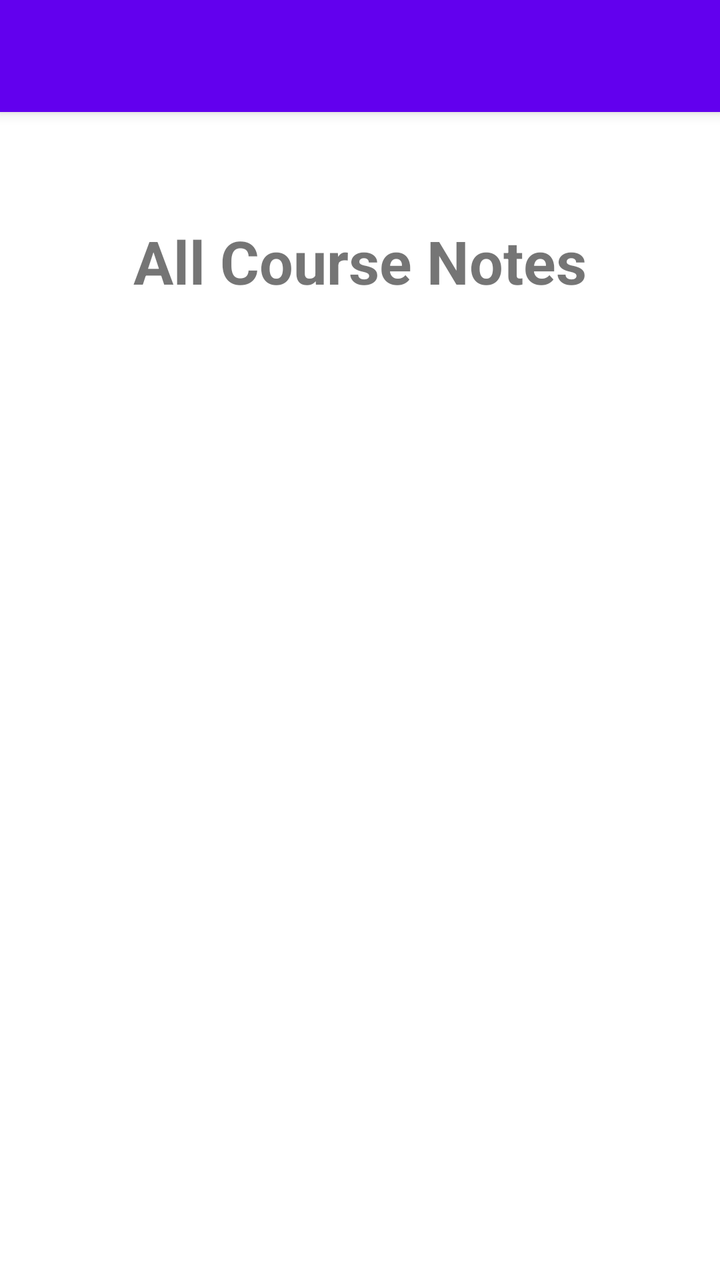
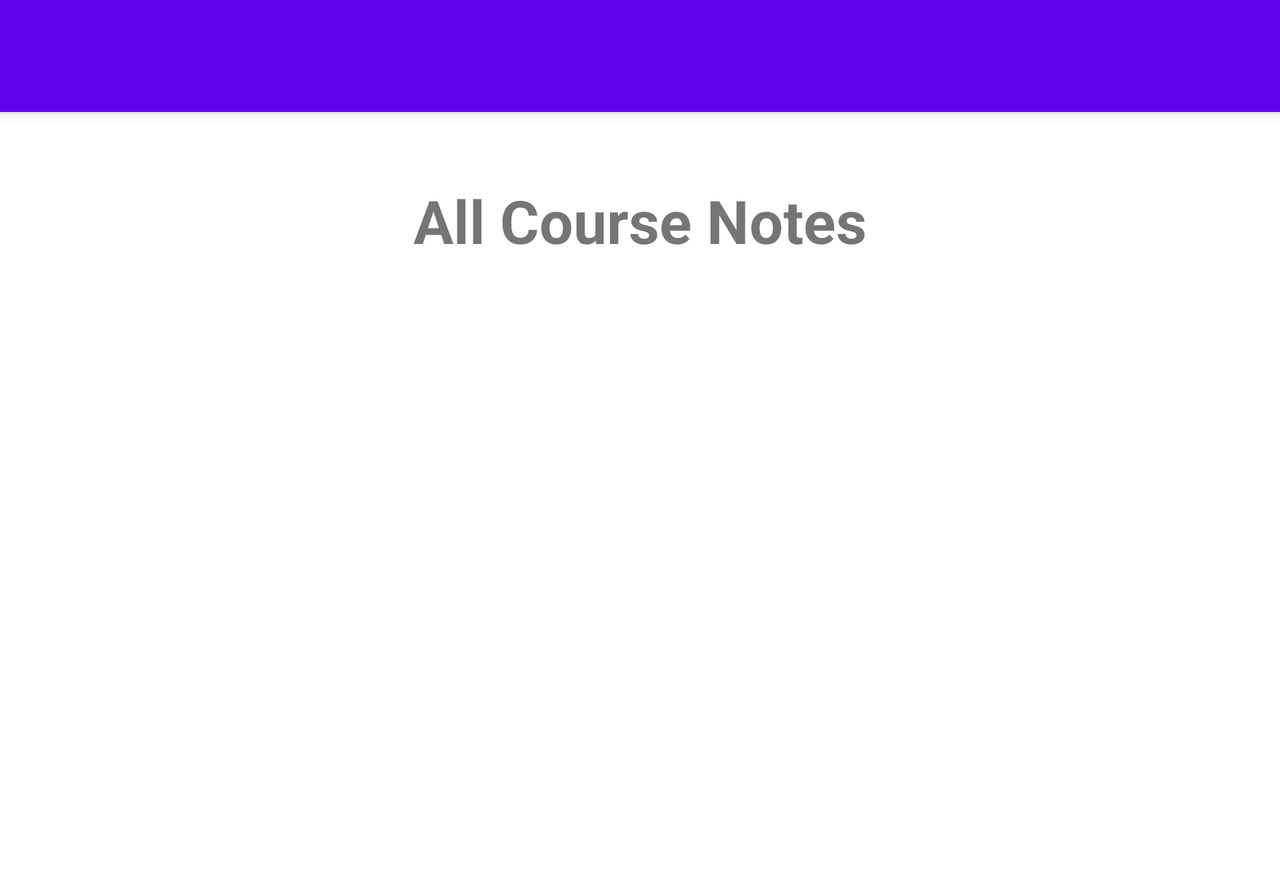

One screen, two layout resources from the same app: the default and the repository's alternative for another configuration. Each is rendered where Android would select it; the XML of both is given below.
<!-- AndroidManifest.xml: application theme Theme.HarrisonUniversityDegreePlanner -->
<!-- res/layout/activity_course_note_list.xml -->
<?xml version="1.0" encoding="utf-8"?>
<androidx.constraintlayout.widget.ConstraintLayout xmlns:android="http://schemas.android.com/apk/res/android"
    xmlns:app="http://schemas.android.com/apk/res-auto"
    xmlns:tools="http://schemas.android.com/tools"
    android:layout_width="match_parent"
    android:layout_height="match_parent"
    tools:context=".Activities.CourseNoteList">

    <androidx.appcompat.widget.Toolbar
        android:id="@+id/my_toolbar"
        android:layout_width="match_parent"
        android:layout_height="?attr/actionBarSize"
        android:background="?attr/colorPrimary"
        android:elevation="4dp"
        android:theme="@style/ThemeOverlay.AppCompat.ActionBar"
        app:popupTheme="@style/ThemeOverlay.AppCompat.Light"
        app:layout_constraintLeft_toLeftOf="parent"
        app:layout_constraintTop_toTopOf="parent" />

    <TextView
        android:id="@+id/courseNoteListTitleText"
        android:layout_width="wrap_content"
        android:layout_height="wrap_content"
        android:text="All Course Notes"
        android:textSize="30sp"
        android:textStyle="bold"
        app:layout_constraintBottom_toBottomOf="parent"
        app:layout_constraintEnd_toEndOf="@+id/my_toolbar"
        app:layout_constraintHorizontal_bias="0.5"
        app:layout_constraintStart_toStartOf="parent"
        app:layout_constraintTop_toBottomOf="@+id/my_toolbar"
        app:layout_constraintVertical_bias="0.1" />

    <ListView
        android:id="@+id/courseNoteListView"
        android:layout_width="match_parent"
        android:layout_height="match_parent"
        android:layout_marginStart="10dp"
        android:layout_marginTop="200dp"
        android:layout_marginEnd="10dp"
        android:layout_marginBottom="150dp"
        app:layout_constraintBottom_toBottomOf="parent"
        app:layout_constraintEnd_toEndOf="parent"
        app:layout_constraintStart_toStartOf="parent"
        app:layout_constraintTop_toBottomOf="@+id/my_toolbar" />

</androidx.constraintlayout.widget.ConstraintLayout>
<!-- resources referenced by this layout -->
<resources>
  <style name="Theme.HarrisonUniversityDegreePlanner" parent="Theme.MaterialComponents.DayNight.NoActionBar">
          
          <item name="colorPrimary">@color/purple_500</item>
          <item name="colorPrimaryVariant">@color/purple_700</item>
          <item name="colorOnPrimary">@color/white</item>
          
          <item name="colorSecondary">@color/teal_200</item>
          <item name="colorSecondaryVariant">@color/teal_700</item>
          <item name="colorOnSecondary">@color/black</item>
          
          <item name="android:statusBarColor" tools:targetApi="l">?attr/colorPrimaryVariant</item>
          
      </style>
</resources>
<!-- res/layout-land/activity_course_note_list.xml (the repository's variant of the layout above) -->
<!-- drawn on the phone turned sideways -->
<?xml version="1.0" encoding="utf-8"?>
<ScrollView xmlns:android="http://schemas.android.com/apk/res/android"
    xmlns:app="http://schemas.android.com/apk/res-auto"
    xmlns:tools="http://schemas.android.com/tools"
    android:layout_width="match_parent"
    android:layout_height="match_parent"
    tools:context=".Activities.CourseNoteList">

<androidx.constraintlayout.widget.ConstraintLayout
    android:layout_width="match_parent"
    android:layout_height="match_parent">

    <androidx.appcompat.widget.Toolbar
        android:id="@+id/my_toolbar"
        android:layout_width="match_parent"
        android:layout_height="?attr/actionBarSize"
        android:background="?attr/colorPrimary"
        android:elevation="4dp"
        android:theme="@style/ThemeOverlay.AppCompat.ActionBar"
        app:popupTheme="@style/ThemeOverlay.AppCompat.Light"
        app:layout_constraintLeft_toLeftOf="parent"
        app:layout_constraintTop_toTopOf="parent" />

    <TextView
        android:id="@+id/courseNoteListTitleText"
        android:layout_width="wrap_content"
        android:layout_height="wrap_content"
        android:text="All Course Notes"
        android:textSize="30sp"
        android:textStyle="bold"
        app:layout_constraintBottom_toBottomOf="parent"
        app:layout_constraintEnd_toEndOf="@+id/my_toolbar"
        app:layout_constraintHorizontal_bias="0.5"
        app:layout_constraintStart_toStartOf="parent"
        app:layout_constraintTop_toBottomOf="@+id/my_toolbar"
        app:layout_constraintVertical_bias="0.1" />

    <ListView
        android:id="@+id/courseNoteListView"
        android:layout_width="match_parent"
        android:layout_height="300dp"
        android:layout_marginTop="80dp"
        app:layout_constraintBottom_toBottomOf="parent"
        app:layout_constraintLeft_toLeftOf="parent"
        app:layout_constraintTop_toBottomOf="@+id/my_toolbar" />

</androidx.constraintlayout.widget.ConstraintLayout>

</ScrollView>
